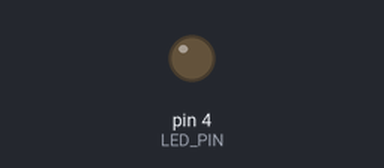
A sketch run on a simulated Arduino Uno, built with avr-gcc and run on an emulated ATmega328P. On the bench: output pins drawn as LEDs (lit = HIGH).

Above: at 0.1 s.
At 39.7 s:
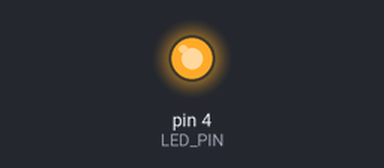
Timing chart, 0 to 40.0 s (numbered marks = the images above):
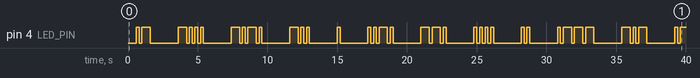

Measured:
- by itself, pin 4 (LED_PIN): LOW → HIGH at 0.60 s, → LOW 0.20 s later, → HIGH 0.20 s later, → LOW 0.60 s later, … (71 changes in this stretch)

The sketch:

MorseLedBlink.ino
```cpp
/*
  用LED输出摩尔斯电码：happy new year 2019!
*/

int LED_PIN = 4; // D4

// You can see: http://www.tandemmaster.org/morse_code.html
char ALPHA[] = { 'a', 'b', 'c', 'd', 'e',
                'f', 'g', 'h', 'i', 'j',
                'k', 'l', 'm', 'n', 'o',
                'p', 'q', 'r', 's', 't',
                'u', 'v', 'w', 'x', 'y', 'z',
                '1', '2', '3', '4', '5', '6', '7', '8', '9', '0',
                '?', '!', '.',
                ',', ':', '-',
                '+', '*', '\\',
                '%', '=', '(',
                ')',
                '~',
                '\'', '`',
                '@', '&', '|',
                ';', '/', '_',
                '"', '$',
                };
/* The symbols !, $ and & are not defined inside the ITU recommendation on Morse code, but conventions for them exist.
 * See : https://en.wikipedia.org/wiki/Morse_code
 */
char *MORSE[] = { ".-", "-...", "-.-.", "-..", ".", // a, b, c, d, e
                  "..-.", "--.", "....", "..", ".---", //f, g, h, i, j
                  "-.-", ".-..", "--", "-.", "---", // k, l, m, n, o
                  ".--.", "--.-", ".-.", "...", "-",// p, q, r, s, t
                  "..-", "...-", ".--",  // u, v, w
                  "-..-", "-.--", "--..", //x, y, z
                  ".----", "..---", "...--", "....-", ".....", "-....", "--...", "---..", "----.", "-----", // 1, 2, 3, 4, 5, 6, 7, 8, 9, 0

                  "..--..", "-.-.--", ".-.-.-", // '?', '!', '.'
                  "--..--", "---...", "-....-",// ',', ':', '-'
                  ".-.-.", "...-.", "-.-.-", // '+', '*', '\'
                  "---.-", "-...-", "-.--.",// '%', '=', '('
                  "-.--.-", // ')'
                  ".---..", // '~'
                  ".----.", "-..-.-", // ''', '`'
                  ".--.-.", ".-...", "--.-.-", // '@', '&', '|'
                  "-.-.-.", "-..-.", "..--.-", // ';', '/', '_'
                  ".-..-.", "...-..-", // '"', '$'
                  };

#define DIT_LIGHTEN_TIME 200 // 点
#define DAH_LIGHTEN_TIME 600 // 划 3 * DIT_LIGHTEN_TIME
#define DIT_AND_DAH      DIT_LIGHTEN_TIME // 点和划之间停顿
#define LetterInterval   DAH_LIGHTEN_TIME // 字符之间的停顿
#define WordInterval     1400 // 单词之间的停顿 7 * DIT_LIGHTEN_TIME
#define NEXT_CIRCLE      4000

int gALPHALen;
int gStringLen;
//char gLedShowString[] = "happy new year 2019!";
//char gLedShowString[] = "abcde";
//char gLedShowString[] = "abcdefghijklmnopqrstuvwxyz happy new year 2019!";
char gLedShowString[] = "a b c d e f g h i j k l m n o p q r s t u v w x y z";
//char gLedShowString[] = "xyz";

void setup() {
//  Serial.begin(115200);
  // initialize digital pin LED_PIN as an output.
  pinMode(LED_PIN, OUTPUT);
  gALPHALen = sizeof(ALPHA);
//  Serial.print("gALPHALen = ");
//  Serial.println(gALPHALen);
  gStringLen = strlen(gLedShowString);
//  Serial.print("gStringLen = ");
//  Serial.println(gStringLen);
}

int gLedIdx = 0;
int gMorseIdx = -1;
void loop() {
//  Serial.print("gLedIdx = ");
//  Serial.println(gLedIdx);
  gMorseIdx = -1;
  if (gLedShowString[gLedIdx] != ' ') {
    if (gLedShowString[gLedIdx] >= 'a' && gLedShowString[gLedIdx] <= 'z') {
      gMorseIdx = gLedShowString[gLedIdx] - 'a';
      goto DO_WORK;
    }
    for (int i = 0; i < gALPHALen; i++) {
      if (ALPHA[i] == gLedShowString[gLedIdx]) {
        gMorseIdx = i;
        break;
      }
    }
  }

DO_WORK:
//  Serial.print("gMorseIdx = ");
//  Serial.println(gMorseIdx);
  if (gMorseIdx == -1) { // We find ' ' --- blank
//    Serial.print(' ');
    delay(WordInterval);
    doNext();
    return;
  }
//  Serial.print(ALPHA[gMorseIdx]);
  // We find next letter
  delay(LetterInterval);

  // 显示一个字母
  String theMorse = String(MORSE[gMorseIdx]);
  int len = theMorse.length();

//  Serial.print("len = ");
//  Serial.println(len);
  for (int i = 0; i < len; i++) {
    digitalWrite(LED_PIN, HIGH);
    if ('.' == theMorse.charAt(i)) {
      delay(DIT_LIGHTEN_TIME);
    } else {
      delay(DAH_LIGHTEN_TIME);
    }
    digitalWrite(LED_PIN, LOW);
    if (i >= (len - 1)) break;
    delay(DIT_AND_DAH);
  }

  doNext();
}

void doNext() {
  gLedIdx++;
  if (gLedIdx >= gStringLen) { // 没有更多的字符了，等待几秒，进行下一轮儿
//    Serial.println("next circle.");
    gLedIdx = 0;
    delay(NEXT_CIRCLE);
  }
}
```
